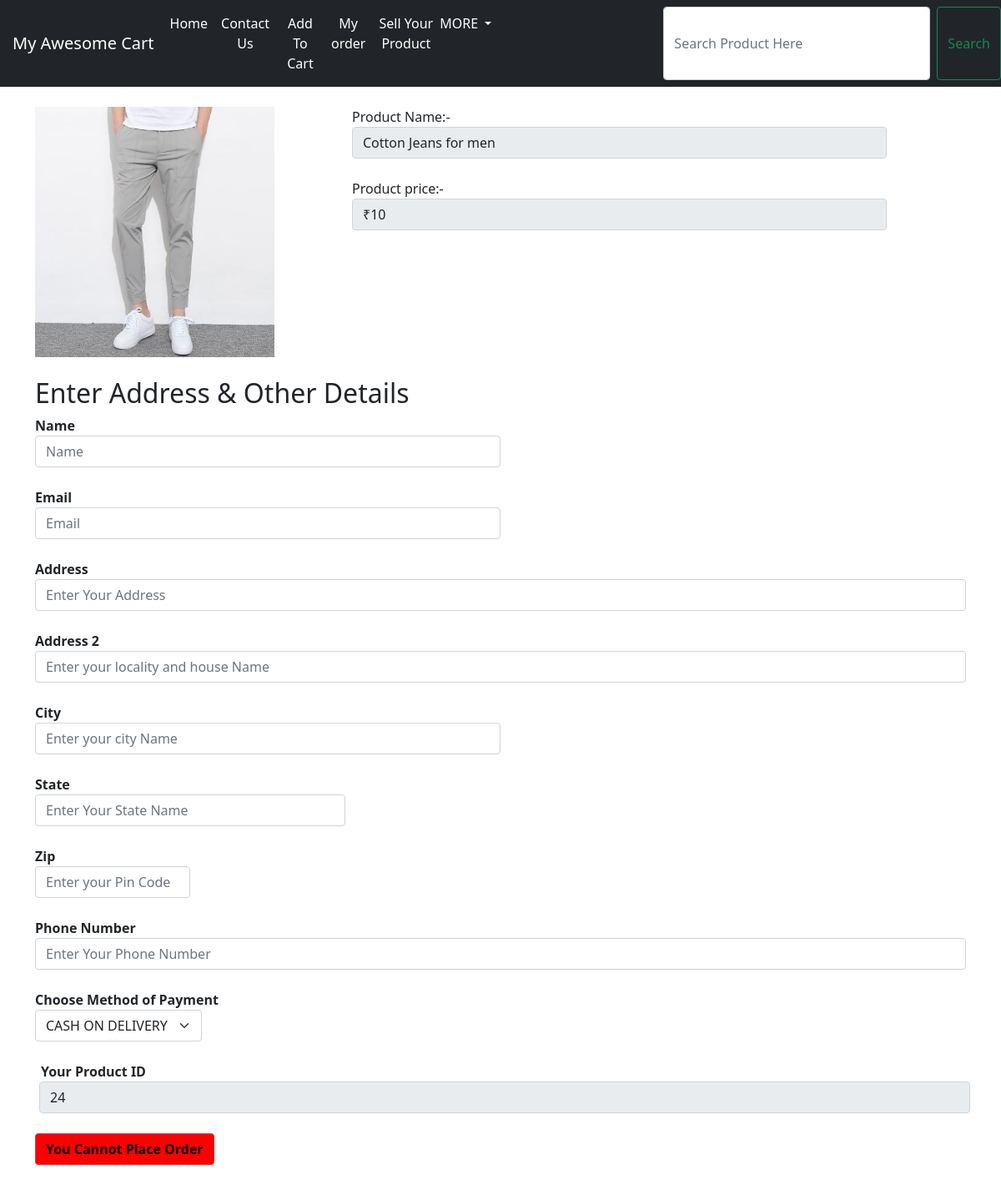
Page /shop/order/24 on the earlier database version.
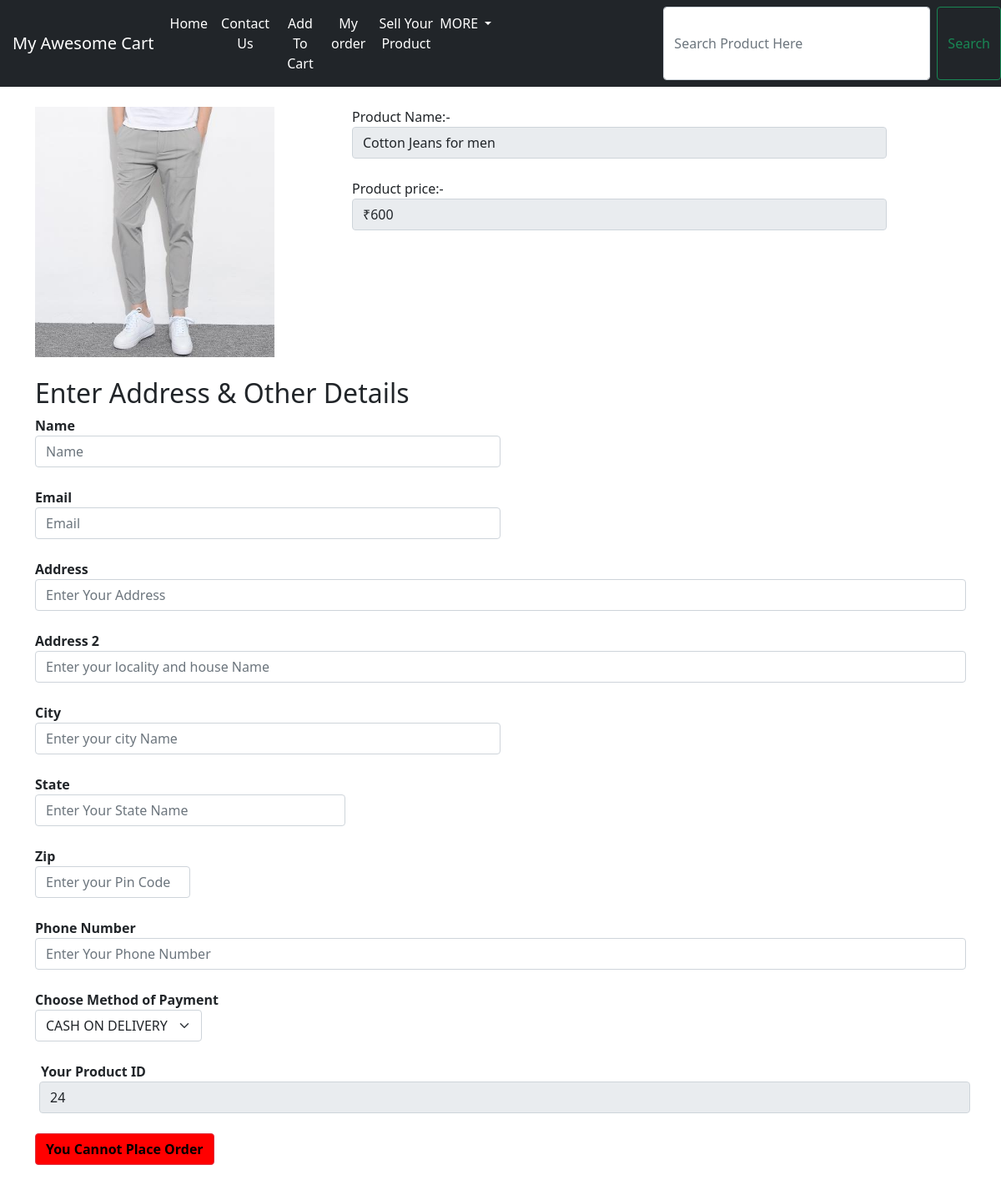
Same page on the later database version.
### shop/models.py (models this page shows, shortened)
class Product(models.Model):
    product_id=models.AutoField
    product_name=models.CharField(max_length=150)
    category=models.CharField(max_length=30, default="")
    subcategory=models.CharField(max_length=50, default="")
    price=models.CharField(max_length=10, default="0")
    des=models.CharField(max_length=10000)
    admin_id=models.IntegerField(default="")
    image=models.ImageField(upload_to="shop/images")

### shop/views.py (the view, shortened to what this page needs)
# urls.py: path("order/<int:myid>", views.order,     name="checkout"),
def order(request, myid):
    product = Product.objects.filter(id=myid)
    return render(request,'shop/order.html', {'product':product[0]})

### templates/shop/order.html (shortened to what the changed rows need)
{% extends 'shop/basic.html' %}
{% block body %}
<form action="/shop/order/{{product.id}}" method="post">{% csrf_token %}
<div class="container">
    <div class="row">
    <div class="col-md-4">
    <div class="row-md-8">
        <br>
        <label for="image"><img src="/media/{{product.image}}" width="287px" height="300px"></label>
    </div>
    </div>
    <div class="col-md-7"><br>
        <label for="pn">Product Name:-</label>
    <input id="pn" readonly="readonly" class="form-control" name="product_name" value="{{product.product_name}}"></input><br>
        <label for="pr">Product price:-</label>
    <input id="pr" readonly="readonly" class="form-control" value="₹{{product.price}}" name="product_price"></input><br>
    </div>
    </div>
    <div class="col my-4">
        <h2>Enter Address & Other Details</h2>
        <b><form>
            <br>
            <br>
            <br>
            <br>
            <br>
            <label for="order_method" >Choose Method of Payment</label><br>
             <br>
            <div class="form-group">
                <label for="inputorder" id="text">Your Product ID</label>
                <input id="inputorder" class="form-control" value="{{product.id}}" readonly="readonly" name="product_id">
            </div></b>
            <br>
{%endblock %}

Differences in the rows shown:
changed Product "Cotton Jeans for men": product_price "₹10" → "₹600"
